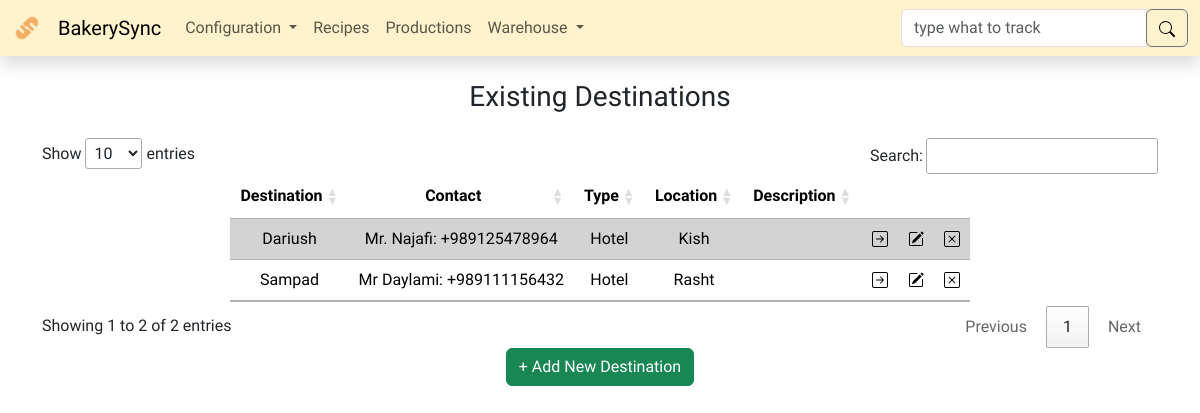
Page /destinations/ on the earlier database version.
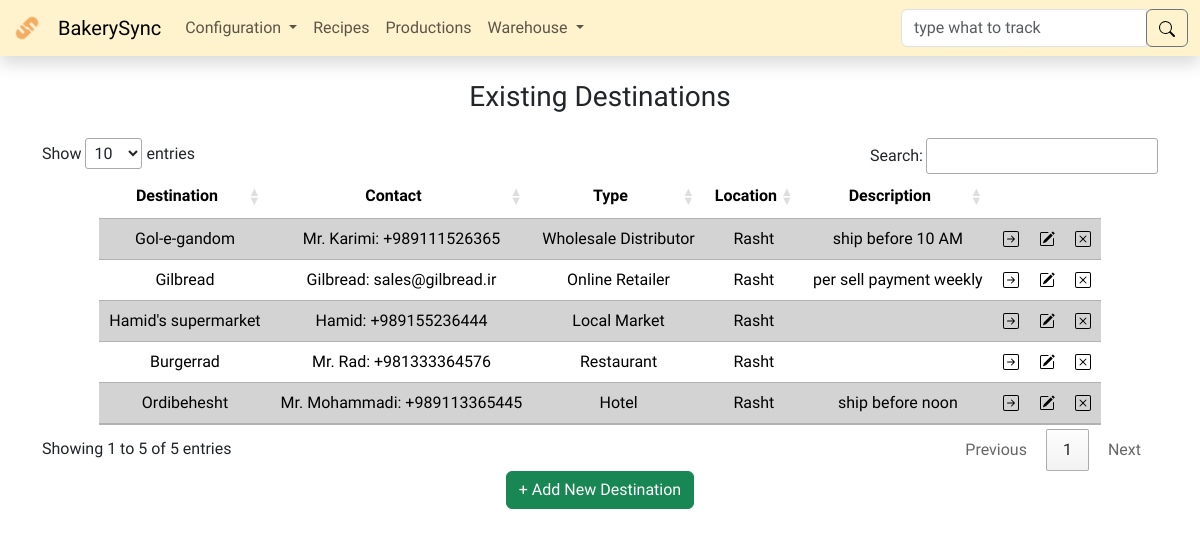
Same page on the later database version.
### models.py (models this page shows, shortened)
class BaseModel(db.Model):
    __abstract__ = True
    id = db.Column(db.Integer, primary_key=True)

class Destination(BaseModel):
    name = db.Column(db.String(255), unique=True, nullable=False)
    contact_person = db.Column(db.String(255))
    contact_information = db.Column(db.String(255))
    type = db.Column(db.String(255))
    location = db.Column(db.String(255))
    description = db.Column(db.String(255))
    shipments = db.relationship('ProductShipment', backref='destination')

### routes/destinations.py (the view)
@destinations_bp.route('/', methods=['GET', 'POST'])
def destinations():
    if request.method == 'POST':
        name = request.form['name'].capitalize()
        contact_person = request.form['contact_person'].title()
        contact_information = request.form['contact_information']
        type = request.form['type'].title()
        location = request.form['location'].title()
        description = request.form['description']
        new_destination = Destination(
            name=name,
            contact_person=contact_person,
            contact_information=contact_information,
            type=type,
            location=location,
            description=description
        )
        try:
            db.session.add(new_destination)
            db.session.commit()
            flash('New destination added successfully', 'success')
            return redirect(url_for('destinations.destinations'))
        except Exception as e:
            if 'UNIQUE constraint failed: destination.name' in str(e):
                flash(
                    f'Can not add another destination with the name {name}. destination name must be unique. Please choose a different name.', 'warning')
            else:
                flash(f'Error: {str(e)}', 'warning')
            db.session.rollback()  # Rollback any changes to the database
            return redirect(url_for('destinations.destinations'))
    else:
        destinations = Destination.query.all()
        return render_template('destinations.html', destinations=destinations)

### app.py (called while the page is built)
@app.after_request
def after_request(response):
    response.headers["Cache-Control"] = "no-cache, no-store, must-revalidate"
    response.headers["Expires"] = 0
    response.headers["Pragma"] = "no-cache"
    return response

@app.template_filter('escape_html')
def escape_html_filter(s):
    result = ""
    for c in s:
        if c in ["'", '"']:
            result += "\\" + c
        else:
            result += c
    return result

### templates/destinations.html (shortened to what this page needs)
{% extends "layout.html" %}
{%block main %}
<div class="container mx-auto text-center">
  <h3 class="my-4">Existing Destinations</h3>
  <table id="destination_table" class="table table-striped w-auto mx-auto">
    <thead>
      <tr>
        <th>Destination</th>
        <th>Contact</th>
        <th>Type</th>
        <th>Location</th>
        <th>Description</th>
        <th></th>
        <th></th>
        <th></th>
      </tr>
    </thead>
    <tbody>
      {% for destination in destinations %}
      <tr>
        <td>{{ destination.name }}</td>
        <td>{{ destination.contact_person }}: {{ destination.contact_information }}</td>
        <td>{{ destination.type }}</td>
        <td>{{ destination.location }}</td>
        <td>{{ destination.description }}</td>
        <td>
          <form action="{{ url_for('destinations.track') }}" method="post">
            <input
              type="image"
              src="/static/icons/arrow-right-square.svg"
              alt="track"
              name="destination_track"
              title="Track {{ destination.name }}"
            />
          </form>
        </td>
        <td>
          <img
            src="/static/icons/pencil-square.svg"
            alt="edit"
            name="destination_edit"
            type="button"
            class="edit-destination"
            title="Edit {{ destination.name }}"
            data-bs-toggle="offcanvas"
            data-bs-target="#EditCanvas"
            aria-controls="EditCanvas"
            onclick="populateCanvas(
              '{{ destination.id }}',
              '{{ destination.name|escape_html }}',
              '{{ destination.contact_person|escape_html }}',
              '{{ destination.contact_information|escape_html }}',
              '{{ destination.type|escape_html }}',
              '{{ destination.location|escape_html }}',
              '{{ destination.description|escape_html }}'
            );"
          />
        </td>
        <td>
          <form
          id="del-{{ destination.id }}"
          action="{{ url_for('destinations.delete_destination') }}"
          method="post"
        >
          <img
            src="/static/icons/x-square.svg"
            alt="delete"
            name="destination_delete"
            type="submit"
            title="Delete {{ destination.name }}"
            onclick="return confirmDelete('del-{{ destination.id }}', '{{ destination.name|escape_html }}');"
          />
        </form>
        </td>
      </tr>
      {% endfor %}
    </tbody>
  </table>
  <button
    class="btn btn-success"
    type="button"
    data-bs-toggle="offcanvas"
    data-bs-target="#AddCanvas"
    aria-controls="AddCanvas"
  >
    + Add New Destination
  </button>
</div>
{% endblock %}

### templates/layout.html (shortened to what this page needs)
<!DOCTYPE html>
<html lang="en">
  <head>
    <link
      href="https://cdn.jsdelivr.net/npm/bootstrap@5.3.2/dist/css/bootstrap.min.css"
      rel="stylesheet"
    />
    <link rel="stylesheet" href="https://cdn.datatables.net/1.13.6/css/jquery.dataTables.css" />
    <link href="/static/styles.css" rel="stylesheet" />
  </head>
  <body>
    <nav class="navbar navbar-expand-lg sticky-top bg-warning-subtle shadow">
      <div class="container-fluid">
        <img
          src="/static/images/android-chrome-512x512.png"
          alt="BakerySyncLogo"
          class="navbar-brand py-0"
          width="30"
          height="30"
        />
        <a class="navbar-brand" href="{{ url_for('index.index') }}">BakerySync</a>
        <div class="collapse navbar-collapse" id="navbarSupportedContent">
          <ul class="navbar-nav me-auto mb-2 mb-lg-0">
            <li class="nav-item dropdown">
              <a
                class="nav-link dropdown-toggle"
                href="#"
                role="button"
                data-bs-toggle="dropdown"
                aria-expanded="false"
              >
                Configuration
              </a>
            </li>
            <li class="nav-item">
              <a class="nav-link" aria-current="page" href="{{ url_for('recipes.recipes') }}"
                >Recipes</a
              >
            </li>
            <li class="nav-item">
              <a
                class="nav-link"
                aria-current="page"
                href="{{ url_for('productions.productions') }}"
                >Productions</a
              >
            </li>
            <li class="nav-item dropdown">
              <a
                class="nav-link dropdown-toggle"
                href="#"
                role="button"
                data-bs-toggle="dropdown"
                aria-expanded="false"
              >
                Warehouse
              </a>
            </li>
          </ul>
          <form class="form-inline" action="{{ url_for('index.index') }}" method="post">
            <div class="row g-3 align-items-center">
              <div class="col-auto">
                <div class="input-group my-0">
                  <input
                    type="search"
                    name="track"
                    id="track"
                    class="form-control"
                    placeholder="type what to track"
                    aria-label="type what to track"
                    autocomplete="on"
                    title="Must be at least 3 characters long"
                    required
                  />
                  <div class="input-group-append">
                    <button class="btn btn-outline-secondary" type="submit">
                      <img src="/static/icons/search.svg" />
                    </button>
                  </div>
                </div>
              </div>
            </div>
          </form>
        </div>
      </div>
    </nav>
    <main class="container-fluid text-center">{% block main %}{% endblock %}</main>
  </body>
</html>

### static/styles.css (style rules this page uses)
body { font-family: "Dosis", sans-serif; }
.navbar a { text-decoration: none; }
table input { border: none; background: transparent; padding: 0; vertical-align: middle; }
td form, td strong { display: inline; }
table.dataTable thead th, table.dataTable thead td, table.dataTable tfoot th, table.dataTable tfoot td { text-align: center; }
.table { --bs-table-striped-bg: lightgray; }
td { vertical-align: middle; }

Differences in the rows shown:
changed Destination: name "Dariush" → "Gol-e-gandom"; contact_person "Mr. Najafi" → "Mr. Karimi"; contact_information "+989125478964" → "+989111526365"; type "Hotel" → "Wholesale Distributor"; location "Kish" → "Rasht"; description (not shown) → "ship before 10 AM"
changed Destination: name "Sampad" → "Gilbread"; contact_person "Mr Daylami" → "Gilbread"; contact_information "+989111156432" → "sales@gilbread.ir"; type "Hotel" → "Online Retailer"; description (not shown) → "per sell payment weekly"
added Destination: name "Hamid's supermarket", contact_person "Hamid", contact_information "+989155236444", type "Local Market", location "Rasht"
added Destination: name "Burgerrad", contact_person "Mr. Rad", contact_information "+981333364576", type "Restaurant", location "Rasht"
added Destination: name "Ordibehesht", contact_person "Mr. Mohammadi", contact_information "+989113365445", type "Hotel", location "Rasht", description "ship before noon"
Other differences:
text written by a page script: "Show entries Search: Showing 1 to 2 of 2 entries Previous 1 Next" → "Show entries Search: Showing 1 to 5 of 5 entries Previous 1 Next"
